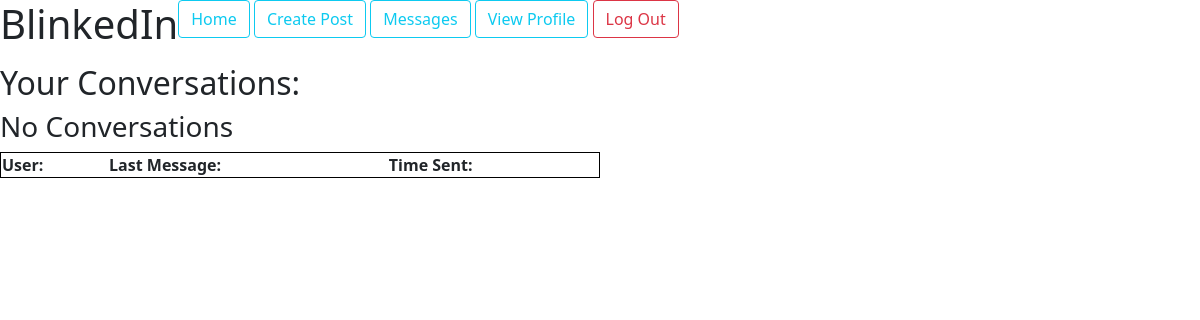
/messages/ (signed in), run on an earlier commit of the app's database.
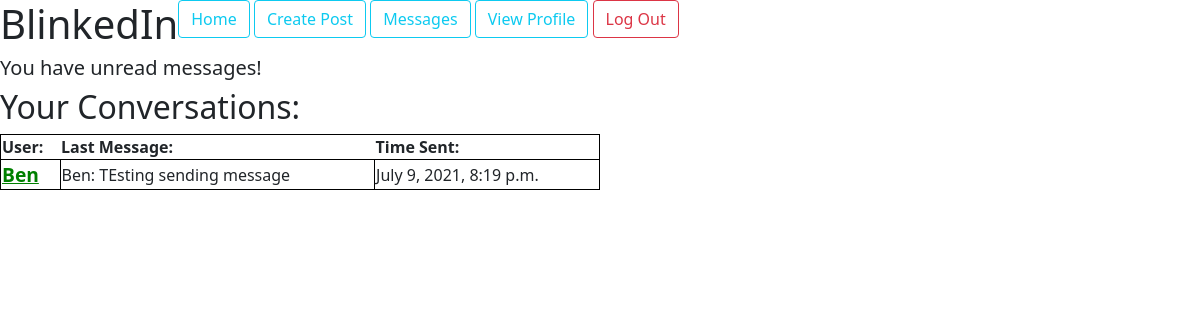
And on a later commit of the database.
### linkedin_app/models.py (models this page shows)
class CustomUser(AbstractUser):
    name = models.CharField(max_length=50)
    bio = models.CharField(max_length=150)
    image = models.ImageField(upload_to='static/uploads/', blank=True, null=True)
    following = models.ManyToManyField('self', blank=True, symmetrical=False)
    liked_posts = models.ManyToManyField('Post', blank=True, symmetrical=False)
    def check_messages(self):
        new_messages = ''
        messages = DirectMessage.objects.filter(target=self.id)
        for dm in messages:
            if not dm.message.seen:
                new_messages= 'You have unread messages!'
        return new_messages

class DirectMessage(models.Model):
    target= models.ForeignKey(CustomUser, on_delete=models.CASCADE)
    message= models.ForeignKey(Message, on_delete=models.CASCADE)
    author = models.ForeignKey(CustomUser, on_delete=models.CASCADE, related_name='author')

class Message(models.Model):
    text = models.CharField(max_length=140)
    time = models.DateTimeField(default=timezone.now)
    seen = models.BooleanField(default=False)

### linkedin_app/views.py (the view)
# urls.py: path('messages/', views.direct_message_view),
@login_required
def direct_message_view(request):
    DMS = DirectMessage.objects.filter(target=request.user)
    DMS = DMS.union(DirectMessage.objects.filter(author=request.user)).order_by('-id')
    feed=[]
    for dm in DMS:
        in_feed = False
        if dm.author == request.user:
            if len(feed) > 0:
                for item in feed:
                    if item['user'] == dm.target:
                        in_feed = True
            if not in_feed:
                feed.append({'user':dm.target, 'message': dm.message})
        else:
            if len(feed) > 0:
                for item in feed:
                    if item['user'] == dm.author:
                        in_feed = True
            if not in_feed:
                feed.append({'user':dm.author, 'message': dm.message})
    return render(request, 'dm_view.html', {'dms': feed})

### templates/dm_view.html (shortened to what this page needs)
{% load static %}
<head>
    <link href="https://cdn.jsdelivr.net/npm/bootstrap@5.0.2/dist/css/bootstrap.min.css" rel="stylesheet">
    <link rel="stylesheet" href="{% static 'style.css' %}">
</head>
{% include 'nav.html' %}
<h2>Your Conversations:</h2>
<div class="conversations">
    <table class="dmfeed">
        <tr>
            <th>User:</th>
            <th>Last Message:</th>
            <th>Time Sent:</th>
        </tr>
        {% for dm in dms %}
        <tr>
            {% if dm.message.directmessage_set.first.author != request.user and not dm.message.seen %}
                <td><a class="newmessage" href="/messagefeed/{{dm.user.id}}">{{dm.user|title}}</a></td>
            {% else %}
                <td><a href="/messagefeed/{{dm.user.id}}">{{dm.user|title}}</a></td>
            {% endif %}
            <td>{{dm.message.directmessage_set.first.author|title}}: {{dm.message.text}}</td>
            <td>{{dm.message.time}}</td>
        </tr>
        {% empty %}
        <h3>No Conversations</h3>
        {% endfor %}
    </table>
</div>

### templates/nav.html
<div class="nav">
    <h1>BlinkedIn</h1>
    <div class="buttonspace">
            {% if request.user.is_authenticated %}
            <a href='/'><button type="button" class="btn btn-outline-info">Home</button></a>
            <a href='/create_post/'><button type="button" class="btn btn-outline-info">Create Post</button></a>
            <a href='/messages/'><button type="button" class="btn btn-outline-info">Messages</button></a>
            <a href='/profile/{{request.user.id}}/'><button type="button" class="btn btn-outline-info">View Profile</button></a>
            <a href='/logout/'><button type="button" class="btn btn-outline-danger">Log Out</button></a>
            {% else %}
                <a href='/login/'><buttontype="button" class="btn btn-outline-info">Log In</buttontype=></a>
                <a href='/signup/'><buttontype="button" class="btn btn-outline-info">Sign Up</buttontype=></a>
            {% endif %}
        </div>
</div>
{% if request.user.is_authenticated %}
    <h5>{{request.user.check_messages}}</h5>
{% endif %}

What changed in the data, as far as the page shows it:
now on this page (row edited): CustomUser: user.check_messages "You have unread messages!"
added CustomUser: user "Ben", message.directmessage_set.first.author "Ben", message.text "TEsting sending message", message.time "July 9, 2021, 8:19 p.m."
Also different on the page:
text no longer shown: "No Conversations"
